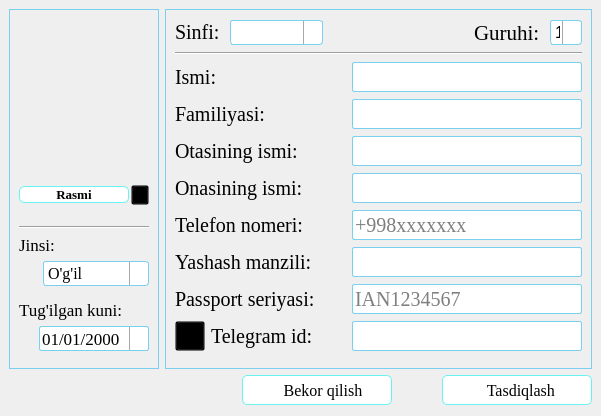
<?xml version="1.0" encoding="UTF-8"?>
<ui version="4.0">
 <class>MainWindow</class>
 <widget class="QMainWindow" name="MainWindow">
  <property name="geometry">
   <rect>
    <x>0</x>
    <y>0</y>
    <width>601</width>
    <height>416</height>
   </rect>
  </property>
  <property name="minimumSize">
   <size>
    <width>601</width>
    <height>416</height>
   </size>
  </property>
  <property name="maximumSize">
   <size>
    <width>601</width>
    <height>416</height>
   </size>
  </property>
  <property name="windowTitle">
   <string>Yangi o'quvchi</string>
  </property>
  <property name="windowIcon">
   <iconset>
    <normalon>:/Icons/Icons/add_pupil.png</normalon>
   </iconset>
  </property>
  <property name="styleSheet">
   <string notr="true">QGroupBox{
 border: 1px solid #7cd0ef;
}</string>
  </property>
  <property name="iconSize">
   <size>
    <width>32</width>
    <height>32</height>
   </size>
  </property>
  <widget class="QWidget" name="centralwidget">
   <layout class="QGridLayout" name="gridLayout_2">
    <item row="0" column="0">
     <widget class="QGroupBox" name="groupBox_2">
      <property name="minimumSize">
       <size>
        <width>150</width>
        <height>360</height>
       </size>
      </property>
      <property name="maximumSize">
       <size>
        <width>150</width>
        <height>360</height>
       </size>
      </property>
      <property name="title">
       <string/>
      </property>
      <layout class="QVBoxLayout" name="verticalLayout">
       <item>
        <widget class="QLabel" name="label_9">
         <property name="minimumSize">
          <size>
           <width>120</width>
           <height>160</height>
          </size>
         </property>
         <property name="maximumSize">
          <size>
           <width>126</width>
           <height>168</height>
          </size>
         </property>
         <property name="cursor">
          <cursorShape>ArrowCursor</cursorShape>
         </property>
         <property name="styleSheet">
          <string notr="true"/>
         </property>
         <property name="text">
          <string/>
         </property>
         <property name="textFormat">
          <enum>Qt::AutoText</enum>
         </property>
         <property name="pixmap">
          <pixmap resource="../Res.qrc">:/Icons/Icons/profile_photo.png</pixmap>
         </property>
         <property name="scaledContents">
          <bool>true</bool>
         </property>
        </widget>
       </item>
       <item>
        <layout class="QHBoxLayout" name="horizontalLayout_13">
         <property name="spacing">
          <number>10</number>
         </property>
         <item>
          <widget class="QPushButton" name="pushButton_3">
           <property name="minimumSize">
            <size>
             <width>110</width>
             <height>0</height>
            </size>
           </property>
           <property name="font">
            <font>
             <family>Georgia</family>
             <pointsize>10</pointsize>
             <weight>75</weight>
             <bold>true</bold>
            </font>
           </property>
           <property name="cursor">
            <cursorShape>PointingHandCursor</cursorShape>
           </property>
           <property name="styleSheet">
            <string notr="true">QPushButton{background: white;
border: 1px solid #6AF2F0;
border-radius: 5px;
}
QPushButton:hover{
color: #0000ff;
border: 1px solid #0000ff;
}
</string>
           </property>
           <property name="text">
            <string>Rasmi</string>
           </property>
          </widget>
         </item>
         <item>
          <widget class="QPushButton" name="pushButton_5">
           <property name="maximumSize">
            <size>
             <width>18</width>
             <height>20</height>
            </size>
           </property>
           <property name="font">
            <font>
             <family>Georgia</family>
             <pointsize>8</pointsize>
             <weight>75</weight>
             <bold>true</bold>
            </font>
           </property>
           <property name="cursor">
            <cursorShape>PointingHandCursor</cursorShape>
           </property>
           <property name="styleSheet">
            <string notr="true">QPushButton{
background: transparent;
}
QPushButton::hover{
border-radius: 5px;
background: rgba(58, 247, 240, 0.2);
}
QPushButton::pressed{
background: rgba(58, 247, 240, 0.3);
}</string>
           </property>
           <property name="text">
            <string/>
           </property>
           <property name="icon">
            <iconset>
             <normalon>:/Icons/Icons/save.png</normalon>
            </iconset>
           </property>
           <property name="iconSize">
            <size>
             <width>14</width>
             <height>14</height>
            </size>
           </property>
          </widget>
         </item>
        </layout>
       </item>
       <item>
        <spacer name="verticalSpacer_4">
         <property name="orientation">
          <enum>Qt::Vertical</enum>
         </property>
         <property name="sizeHint" stdset="0">
          <size>
           <width>20</width>
           <height>40</height>
          </size>
         </property>
        </spacer>
       </item>
       <item>
        <spacer name="verticalSpacer">
         <property name="orientation">
          <enum>Qt::Vertical</enum>
         </property>
         <property name="sizeHint" stdset="0">
          <size>
           <width>20</width>
           <height>40</height>
          </size>
         </property>
        </spacer>
       </item>
       <item>
        <widget class="Line" name="line">
         <property name="sizePolicy">
          <sizepolicy hsizetype="Expanding" vsizetype="Fixed">
           <horstretch>0</horstretch>
           <verstretch>0</verstretch>
          </sizepolicy>
         </property>
         <property name="minimumSize">
          <size>
           <width>0</width>
           <height>0</height>
          </size>
         </property>
         <property name="orientation">
          <enum>Qt::Horizontal</enum>
         </property>
        </widget>
       </item>
       <item>
        <layout class="QVBoxLayout" name="verticalLayout_3">
         <item>
          <widget class="QLabel" name="label_10">
           <property name="font">
            <font>
             <family>Georgia</family>
             <pointsize>13</pointsize>
            </font>
           </property>
           <property name="text">
            <string>Jinsi:</string>
           </property>
          </widget>
         </item>
         <item>
          <layout class="QHBoxLayout" name="horizontalLayout_9">
           <item>
            <spacer name="horizontalSpacer_9">
             <property name="orientation">
              <enum>Qt::Horizontal</enum>
             </property>
             <property name="sizeHint" stdset="0">
              <size>
               <width>40</width>
               <height>20</height>
              </size>
             </property>
            </spacer>
           </item>
           <item>
            <widget class="QComboBox" name="comboBox_3">
             <property name="minimumSize">
              <size>
               <width>106</width>
               <height>25</height>
              </size>
             </property>
             <property name="font">
              <font>
               <family>Georgia</family>
               <pointsize>12</pointsize>
              </font>
             </property>
             <property name="cursor">
              <cursorShape>PointingHandCursor</cursorShape>
             </property>
             <property name="styleSheet">
              <string notr="true">QComboBox {
    border: 1px solid #7cd0ef;
    border-radius: 3px;
	min-width: 8em;
}
QComboBox:hover{
border-color: #5487ee;
}


QComboBox::drop-down {
    subcontrol-origin: padding;
	subcontrol-position: top right;
	width: 18px;
 
	border-left-width: 1px;
	border-left-color: darkgray;
	border-left-style: solid;
	border-top-right-radius: 3px;
	border-bottom-right-radius: 3px;
}



QComboBox::down-arrow {
  image:  url(:/Icons/Icons/drop-down-arrow.png);
width: 20px;
}
QComboBox::drop-down:hover {
	/* Does this work with QDateEdit??? */
	background-color: qlineargradient(x1: 0, y1: 0, x2: 0, y2: 1, stop: 0 #d8d7d7, stop: 1 #e9e9e9);
}

QComboBox::down-arrow:on { /* shift the arrow when popup is open */
    top: 1px;
    left: 1px;
}</string>
             </property>
             <property name="iconSize">
              <size>
               <width>20</width>
               <height>18</height>
              </size>
             </property>
             <item>
              <property name="text">
               <string>O'g'il</string>
              </property>
              <property name="icon">
               <iconset>
                <normalon>:/Icons/Icons/male.png</normalon>
               </iconset>
              </property>
             </item>
             <item>
              <property name="text">
               <string>Qiz</string>
              </property>
              <property name="icon">
               <iconset>
                <normalon>:/Icons/Icons/female.png</normalon>
               </iconset>
              </property>
             </item>
            </widget>
           </item>
          </layout>
         </item>
        </layout>
       </item>
       <item>
        <spacer name="verticalSpacer_2">
         <property name="orientation">
          <enum>Qt::Vertical</enum>
         </property>
         <property name="sizeHint" stdset="0">
          <size>
           <width>20</width>
           <height>40</height>
          </size>
         </property>
        </spacer>
       </item>
       <item>
        <layout class="QVBoxLayout" name="verticalLayout_2">
         <item>
          <widget class="QLabel" name="label_11">
           <property name="font">
            <font>
             <family>Georgia</family>
             <pointsize>13</pointsize>
            </font>
           </property>
           <property name="text">
            <string>Tug'ilgan kuni:</string>
           </property>
          </widget>
         </item>
         <item>
          <layout class="QHBoxLayout" name="horizontalLayout_8">
           <item>
            <spacer name="horizontalSpacer_8">
             <property name="orientation">
              <enum>Qt::Horizontal</enum>
             </property>
             <property name="sizeHint" stdset="0">
              <size>
               <width>40</width>
               <height>20</height>
              </size>
             </property>
            </spacer>
           </item>
           <item>
            <widget class="QDateEdit" name="dateEdit">
             <property name="minimumSize">
              <size>
               <width>110</width>
               <height>25</height>
              </size>
             </property>
             <property name="font">
              <font>
               <family>Times New Roman</family>
               <pointsize>13</pointsize>
              </font>
             </property>
             <property name="cursor">
              <cursorShape>PointingHandCursor</cursorShape>
             </property>
             <property name="styleSheet">
              <string notr="true">QDateEdit{border-radius: 2px;
border: 1px solid #7cd0ef;
}
QDateEdit:hover{
border-color: #5487ee;
}

 
QDateEdit::drop-down {
	subcontrol-origin: padding;
	subcontrol-position: top right;
	width: 18px;
 
	border-left-width: 1px;
	border-left-color: darkgray;
	border-left-style: solid;
	border-top-right-radius: 3px;
	border-bottom-right-radius: 3px;
}
 
QDateEdit::down-arrow {
	image: url(:/Icons/Icons/drop-down-arrow.png);
	width: 20px;
}
 
QDateEdit::drop-down:hover {
	/* Does this work with QDateEdit??? */
	background-color: qlineargradient(x1: 0, y1: 0, x2: 0, y2: 1, stop: 0 #d8d7d7, stop: 1 #e9e9e9);
}
</string>
             </property>
             <property name="locale">
              <locale language="Uzbek" country="Uzbekistan"/>
             </property>
             <property name="buttonSymbols">
              <enum>QAbstractSpinBox::NoButtons</enum>
             </property>
             <property name="minimumDate">
              <date>
               <year>1900</year>
               <month>12</month>
               <day>9</day>
              </date>
             </property>
             <property name="displayFormat">
              <string>dd/MM/yyyy</string>
             </property>
             <property name="calendarPopup">
              <bool>true</bool>
             </property>
             <property name="timeSpec">
              <enum>Qt::OffsetFromUTC</enum>
             </property>
            </widget>
           </item>
          </layout>
         </item>
        </layout>
       </item>
       <item>
        <spacer name="verticalSpacer_3">
         <property name="orientation">
          <enum>Qt::Vertical</enum>
         </property>
         <property name="sizeHint" stdset="0">
          <size>
           <width>20</width>
           <height>40</height>
          </size>
         </property>
        </spacer>
       </item>
      </layout>
     </widget>
    </item>
    <item row="0" column="1" colspan="2">
     <widget class="QGroupBox" name="groupBox">
      <property name="styleSheet">
       <string notr="true"/>
      </property>
      <property name="title">
       <string/>
      </property>
      <layout class="QGridLayout" name="gridLayout">
       <item row="3" column="0">
        <layout class="QHBoxLayout" name="horizontalLayout_3">
         <item>
          <widget class="QLabel" name="label_2">
           <property name="font">
            <font>
             <family>Georgia</family>
             <pointsize>15</pointsize>
            </font>
           </property>
           <property name="text">
            <string>Familiyasi:</string>
           </property>
          </widget>
         </item>
         <item>
          <spacer name="horizontalSpacer_2">
           <property name="orientation">
            <enum>Qt::Horizontal</enum>
           </property>
           <property name="sizeHint" stdset="0">
            <size>
             <width>40</width>
             <height>20</height>
            </size>
           </property>
          </spacer>
         </item>
         <item>
          <widget class="QLineEdit" name="lineEdit_2">
           <property name="minimumSize">
            <size>
             <width>230</width>
             <height>30</height>
            </size>
           </property>
           <property name="font">
            <font>
             <family>Times New Roman</family>
             <pointsize>15</pointsize>
            </font>
           </property>
           <property name="styleSheet">
            <string notr="true">QLineEdit{border-radius: 2px;
border: 1px solid #7cd0ef;
}
QLineEdit:hover{
border-color: #5487ee;
}
QLineEdit:focus{
border: 2px solid #54c5ee;
}</string>
           </property>
          </widget>
         </item>
        </layout>
       </item>
       <item row="8" column="0">
        <layout class="QHBoxLayout" name="horizontalLayout_7">
         <item>
          <widget class="QLabel" name="label_8">
           <property name="font">
            <font>
             <family>Georgia</family>
             <pointsize>15</pointsize>
            </font>
           </property>
           <property name="text">
            <string>Passport seriyasi:</string>
           </property>
          </widget>
         </item>
         <item>
          <spacer name="horizontalSpacer_6">
           <property name="orientation">
            <enum>Qt::Horizontal</enum>
           </property>
           <property name="sizeHint" stdset="0">
            <size>
             <width>40</width>
             <height>20</height>
            </size>
           </property>
          </spacer>
         </item>
         <item>
          <widget class="QLineEdit" name="lineEdit_7">
           <property name="minimumSize">
            <size>
             <width>230</width>
             <height>30</height>
            </size>
           </property>
           <property name="font">
            <font>
             <family>Times New Roman</family>
             <pointsize>15</pointsize>
            </font>
           </property>
           <property name="styleSheet">
            <string notr="true">QLineEdit{border-radius: 2px;
border: 1px solid #7cd0ef;
}
QLineEdit:hover{
border-color: #5487ee;
}
QLineEdit:focus{
border: 2px solid #54c5ee;
}</string>
           </property>
           <property name="placeholderText">
            <string>IAN1234567</string>
           </property>
          </widget>
         </item>
        </layout>
       </item>
       <item row="9" column="0">
        <layout class="QHBoxLayout" name="horizontalLayout_11">
         <item>
          <widget class="QPushButton" name="pushButton_4">
           <property name="maximumSize">
            <size>
             <width>30</width>
             <height>30</height>
            </size>
           </property>
           <property name="styleSheet">
            <string notr="true">QPushButton{
background: transparent;
}</string>
           </property>
           <property name="text">
            <string/>
           </property>
           <property name="icon">
            <iconset>
             <normalon>:/Icons/Icons/telegram.png</normalon>
            </iconset>
           </property>
           <property name="iconSize">
            <size>
             <width>26</width>
             <height>26</height>
            </size>
           </property>
          </widget>
         </item>
         <item>
          <widget class="QLabel" name="label_13">
           <property name="font">
            <font>
             <family>Georgia</family>
             <pointsize>15</pointsize>
            </font>
           </property>
           <property name="text">
            <string>Telegram id:</string>
           </property>
          </widget>
         </item>
         <item>
          <spacer name="horizontalSpacer_11">
           <property name="orientation">
            <enum>Qt::Horizontal</enum>
           </property>
           <property name="sizeHint" stdset="0">
            <size>
             <width>40</width>
             <height>20</height>
            </size>
           </property>
          </spacer>
         </item>
         <item>
          <widget class="QLineEdit" name="lineEdit_8">
           <property name="minimumSize">
            <size>
             <width>230</width>
             <height>30</height>
            </size>
           </property>
           <property name="font">
            <font>
             <family>Times New Roman</family>
             <pointsize>15</pointsize>
            </font>
           </property>
           <property name="styleSheet">
            <string notr="true">QLineEdit{border-radius: 2px;
border: 1px solid #7cd0ef;
}
QLineEdit:hover{
border-color: #5487ee;
}
QLineEdit:focus{
border: 2px solid #54c5ee;
}</string>
           </property>
           <property name="inputMethodHints">
            <set>Qt::ImhDigitsOnly</set>
           </property>
           <property name="maxLength">
            <number>255</number>
           </property>
           <property name="echoMode">
            <enum>QLineEdit::Normal</enum>
           </property>
           <property name="cursorPosition">
            <number>0</number>
           </property>
           <property name="dragEnabled">
            <bool>false</bool>
           </property>
           <property name="placeholderText">
            <string/>
           </property>
          </widget>
         </item>
        </layout>
       </item>
       <item row="2" column="0">
        <layout class="QHBoxLayout" name="horizontalLayout_2">
         <item>
          <widget class="QLabel" name="label">
           <property name="font">
            <font>
             <family>Georgia</family>
             <pointsize>15</pointsize>
            </font>
           </property>
           <property name="text">
            <string>Ismi:</string>
           </property>
          </widget>
         </item>
         <item>
          <spacer name="horizontalSpacer">
           <property name="orientation">
            <enum>Qt::Horizontal</enum>
           </property>
           <property name="sizeHint" stdset="0">
            <size>
             <width>113</width>
             <height>20</height>
            </size>
           </property>
          </spacer>
         </item>
         <item>
          <widget class="QLineEdit" name="lineEdit">
           <property name="minimumSize">
            <size>
             <width>230</width>
             <height>30</height>
            </size>
           </property>
           <property name="font">
            <font>
             <family>Times New Roman</family>
             <pointsize>15</pointsize>
            </font>
           </property>
           <property name="styleSheet">
            <string notr="true">QLineEdit{border-radius: 2px;
border: 1px solid #7cd0ef;
}
QLineEdit:hover{
border-color: #5487ee;
}
QLineEdit:focus{
border: 2px solid #54c5ee;
}</string>
           </property>
          </widget>
         </item>
        </layout>
       </item>
       <item row="5" column="0">
        <layout class="QHBoxLayout" name="horizontalLayout_5">
         <item>
          <widget class="QLabel" name="label_6">
           <property name="font">
            <font>
             <family>Georgia</family>
             <pointsize>15</pointsize>
            </font>
           </property>
           <property name="text">
            <string>Onasining ismi:</string>
           </property>
          </widget>
         </item>
         <item>
          <spacer name="horizontalSpacer_4">
           <property name="orientation">
            <enum>Qt::Horizontal</enum>
           </property>
           <property name="sizeHint" stdset="0">
            <size>
             <width>40</width>
             <height>20</height>
            </size>
           </property>
          </spacer>
         </item>
         <item>
          <widget class="QLineEdit" name="lineEdit_4">
           <property name="minimumSize">
            <size>
             <width>230</width>
             <height>30</height>
            </size>
           </property>
           <property name="font">
            <font>
             <family>Times New Roman</family>
             <pointsize>15</pointsize>
            </font>
           </property>
           <property name="styleSheet">
            <string notr="true">QLineEdit{border-radius: 2px;
border: 1px solid #7cd0ef;
}
QLineEdit:hover{
border-color: #5487ee;
}
QLineEdit:focus{
border: 2px solid #54c5ee;
}</string>
           </property>
          </widget>
         </item>
        </layout>
       </item>
       <item row="1" column="0">
        <widget class="Line" name="line_2">
         <property name="orientation">
          <enum>Qt::Horizontal</enum>
         </property>
        </widget>
       </item>
       <item row="4" column="0">
        <layout class="QHBoxLayout" name="horizontalLayout_4">
         <item>
          <widget class="QLabel" name="label_5">
           <property name="font">
            <font>
             <family>Georgia</family>
             <pointsize>15</pointsize>
            </font>
           </property>
           <property name="text">
            <string>Otasining ismi:</string>
           </property>
          </widget>
         </item>
         <item>
          <spacer name="horizontalSpacer_3">
           <property name="orientation">
            <enum>Qt::Horizontal</enum>
           </property>
           <property name="sizeHint" stdset="0">
            <size>
             <width>40</width>
             <height>20</height>
            </size>
           </property>
          </spacer>
         </item>
         <item>
          <widget class="QLineEdit" name="lineEdit_3">
           <property name="minimumSize">
            <size>
             <width>230</width>
             <height>30</height>
            </size>
           </property>
           <property name="font">
            <font>
             <family>Times New Roman</family>
             <pointsize>15</pointsize>
            </font>
           </property>
           <property name="styleSheet">
            <string notr="true">QLineEdit{border-radius: 2px;
border: 1px solid #7cd0ef;
}
QLineEdit:hover{
border-color: #5487ee;
}
QLineEdit:focus{
border: 2px solid #54c5ee;
}</string>
           </property>
          </widget>
         </item>
        </layout>
       </item>
       <item row="0" column="0">
        <layout class="QHBoxLayout" name="horizontalLayout">
         <property name="spacing">
          <number>10</number>
         </property>
         <item>
          <widget class="QLabel" name="label_3">
           <property name="font">
            <font>
             <family>Georgia</family>
             <pointsize>15</pointsize>
            </font>
           </property>
           <property name="text">
            <string>Sinfi:</string>
           </property>
           <property name="buddy">
            <cstring>label_3</cstring>
           </property>
          </widget>
         </item>
         <item>
          <widget class="QComboBox" name="comboBox">
           <property name="minimumSize">
            <size>
             <width>93</width>
             <height>25</height>
            </size>
           </property>
           <property name="font">
            <font>
             <family>Times New Roman</family>
             <pointsize>12</pointsize>
            </font>
           </property>
           <property name="cursor">
            <cursorShape>PointingHandCursor</cursorShape>
           </property>
           <property name="styleSheet">
            <string notr="true">QComboBox {
    border: 1px solid #7cd0ef;
    border-radius: 3px;
	min-width: 7em;
}
QComboBox:hover{
border-color: #5487ee;
}


QComboBox::drop-down {
    subcontrol-origin: padding;
	subcontrol-position: top right;
	width: 18px;
 
	border-left-width: 1px;
	border-left-color: darkgray;
	border-left-style: solid;
	border-top-right-radius: 3px;
	border-bottom-right-radius: 3px;
}



QComboBox::down-arrow {
  image:  url(:/Icons/Icons/drop-down-arrow.png);
width: 20px;
}
QComboBox::drop-down:hover {
	/* Does this work with QDateEdit??? */
	background-color: qlineargradient(x1: 0, y1: 0, x2: 0, y2: 1, stop: 0 #d8d7d7, stop: 1 #e9e9e9);
}

QComboBox::down-arrow:on { /* shift the arrow when popup is open */
    top: 1px;
    left: 1px;
}</string>
           </property>
          </widget>
         </item>
         <item>
          <spacer name="horizontalSpacer_7">
           <property name="orientation">
            <enum>Qt::Horizontal</enum>
           </property>
           <property name="sizeHint" stdset="0">
            <size>
             <width>40</width>
             <height>20</height>
            </size>
           </property>
          </spacer>
         </item>
         <item>
          <widget class="QLabel" name="label_4">
           <property name="font">
            <font>
             <family>Georgia</family>
             <pointsize>16</pointsize>
            </font>
           </property>
           <property name="text">
            <string>Guruhi:</string>
           </property>
          </widget>
         </item>
         <item>
          <widget class="QComboBox" name="comboBox_2">
           <property name="minimumSize">
            <size>
             <width>28</width>
             <height>25</height>
            </size>
           </property>
           <property name="font">
            <font>
             <family>Arial</family>
             <pointsize>12</pointsize>
            </font>
           </property>
           <property name="cursor">
            <cursorShape>PointingHandCursor</cursorShape>
           </property>
           <property name="styleSheet">
            <string notr="true">QComboBox {
    border: 1px solid #7cd0ef;
    border-radius: 3px;
	min-width: 2em;
}
QComboBox:hover{
border-color: #5487ee;
}


QComboBox::drop-down {
    subcontrol-origin: padding;
	subcontrol-position: top right;
	width: 18px;
 
	border-left-width: 1px;
	border-left-color: darkgray;
	border-left-style: solid;
	border-top-right-radius: 3px;
	border-bottom-right-radius: 3px;
}



QComboBox::down-arrow {
  image:  url(:/Icons/Icons/drop-down-arrow.png);
width: 20px;
}
QComboBox::drop-down:hover {
	/* Does this work with QDateEdit??? */
	background-color: qlineargradient(x1: 0, y1: 0, x2: 0, y2: 1, stop: 0 #d8d7d7, stop: 1 #e9e9e9);
}

QComboBox::down-arrow:on { /* shift the arrow when popup is open */
    top: 1px;
    left: 1px;
}</string>
           </property>
           <item>
            <property name="text">
             <string>1</string>
            </property>
           </item>
           <item>
            <property name="text">
             <string>2</string>
            </property>
           </item>
          </widget>
         </item>
        </layout>
       </item>
       <item row="6" column="0">
        <layout class="QHBoxLayout" name="horizontalLayout_6">
         <item>
          <widget class="QLabel" name="label_7">
           <property name="font">
            <font>
             <family>Georgia</family>
             <pointsize>15</pointsize>
            </font>
           </property>
           <property name="text">
            <string>Telefon nomeri:</string>
           </property>
          </widget>
         </item>
         <item>
          <spacer name="horizontalSpacer_5">
           <property name="orientation">
            <enum>Qt::Horizontal</enum>
           </property>
           <property name="sizeHint" stdset="0">
            <size>
             <width>40</width>
             <height>20</height>
            </size>
           </property>
          </spacer>
         </item>
         <item>
          <widget class="QLineEdit" name="lineEdit_5">
           <property name="minimumSize">
            <size>
             <width>230</width>
             <height>30</height>
            </size>
           </property>
           <property name="font">
            <font>
             <family>Times New Roman</family>
             <pointsize>15</pointsize>
            </font>
           </property>
           <property name="styleSheet">
            <string notr="true">QLineEdit{border-radius: 2px;
border: 1px solid #7cd0ef;
}
QLineEdit:hover{
border-color: #5487ee;
}
QLineEdit:focus{
border: 2px solid #54c5ee;
}</string>
           </property>
           <property name="placeholderText">
            <string>+998xxxxxxx</string>
           </property>
          </widget>
         </item>
        </layout>
       </item>
       <item row="7" column="0">
        <layout class="QHBoxLayout" name="horizontalLayout_12">
         <item>
          <widget class="QLabel" name="label_14">
           <property name="font">
            <font>
             <family>Georgia</family>
             <pointsize>15</pointsize>
            </font>
           </property>
           <property name="text">
            <string>Yashash manzili:</string>
           </property>
          </widget>
         </item>
         <item>
          <spacer name="horizontalSpacer_12">
           <property name="orientation">
            <enum>Qt::Horizontal</enum>
           </property>
           <property name="sizeHint" stdset="0">
            <size>
             <width>40</width>
             <height>20</height>
            </size>
           </property>
          </spacer>
         </item>
         <item>
          <widget class="QLineEdit" name="lineEdit_6">
           <property name="minimumSize">
            <size>
             <width>230</width>
             <height>30</height>
            </size>
           </property>
           <property name="font">
            <font>
             <family>Times New Roman</family>
             <pointsize>15</pointsize>
            </font>
           </property>
           <property name="styleSheet">
            <string notr="true">QLineEdit{border-radius: 2px;
border: 1px solid #7cd0ef;
}
QLineEdit:hover{
border-color: #5487ee;
}
QLineEdit:focus{
border: 2px solid #54c5ee;
}</string>
           </property>
           <property name="placeholderText">
            <string/>
           </property>
          </widget>
         </item>
        </layout>
       </item>
      </layout>
     </widget>
    </item>
    <item row="1" column="0" colspan="2">
     <spacer name="horizontalSpacer_10">
      <property name="orientation">
       <enum>Qt::Horizontal</enum>
      </property>
      <property name="sizeHint" stdset="0">
       <size>
        <width>261</width>
        <height>20</height>
       </size>
      </property>
     </spacer>
    </item>
    <item row="1" column="2">
     <layout class="QHBoxLayout" name="horizontalLayout_10">
      <property name="spacing">
       <number>50</number>
      </property>
      <item>
       <widget class="QPushButton" name="pushButton_2">
        <property name="minimumSize">
         <size>
          <width>150</width>
          <height>30</height>
         </size>
        </property>
        <property name="maximumSize">
         <size>
          <width>150</width>
          <height>16777215</height>
         </size>
        </property>
        <property name="font">
         <font>
          <family>Georgia</family>
          <pointsize>12</pointsize>
         </font>
        </property>
        <property name="cursor">
         <cursorShape>PointingHandCursor</cursorShape>
        </property>
        <property name="styleSheet">
         <string notr="true">QPushButton {
background-color: white;
border-radius: 5px;
border: 1px solid #6AF2F0;
}
QPushButton:hover {
color: white;
background-color: #6AF2F0;
}
QPushButton:pressed {
color: white;
background-color: rgb(47, 231, 247);
border: 2px solid rgb(47, 231, 247);
}</string>
        </property>
        <property name="text">
         <string>   Bekor qilish</string>
        </property>
        <property name="icon">
         <iconset>
          <normalon>:/Icons/Icons/cancel.png</normalon>
         </iconset>
        </property>
        <property name="iconSize">
         <size>
          <width>16</width>
          <height>16</height>
         </size>
        </property>
       </widget>
      </item>
      <item>
       <widget class="QPushButton" name="pushButton">
        <property name="minimumSize">
         <size>
          <width>150</width>
          <height>30</height>
         </size>
        </property>
        <property name="maximumSize">
         <size>
          <width>150</width>
          <height>16777215</height>
         </size>
        </property>
        <property name="font">
         <font>
          <family>Georgia</family>
          <pointsize>12</pointsize>
         </font>
        </property>
        <property name="cursor">
         <cursorShape>PointingHandCursor</cursorShape>
        </property>
        <property name="styleSheet">
         <string notr="true">QPushButton {
background-color: white;
border-radius: 5px;
border: 1px solid #6AF2F0;
}
QPushButton:hover {
color: white;
background-color: #6AF2F0;
}
QPushButton:pressed {
color: white;
background-color: rgb(47, 231, 247);
border: 2px solid rgb(47, 231, 247);
}</string>
        </property>
        <property name="text">
         <string>  Tasdiqlash</string>
        </property>
        <property name="icon">
         <iconset>
          <normalon>:/Icons/Icons/ok.png</normalon>
         </iconset>
        </property>
        <property name="iconSize">
         <size>
          <width>22</width>
          <height>22</height>
         </size>
        </property>
       </widget>
      </item>
     </layout>
    </item>
   </layout>
  </widget>
 </widget>
 <tabstops>
  <tabstop>lineEdit</tabstop>
  <tabstop>lineEdit_2</tabstop>
  <tabstop>lineEdit_3</tabstop>
  <tabstop>lineEdit_4</tabstop>
  <tabstop>lineEdit_5</tabstop>
  <tabstop>lineEdit_6</tabstop>
  <tabstop>lineEdit_7</tabstop>
  <tabstop>dateEdit</tabstop>
  <tabstop>pushButton_2</tabstop>
  <tabstop>pushButton</tabstop>
  <tabstop>pushButton_3</tabstop>
  <tabstop>comboBox_2</tabstop>
  <tabstop>comboBox</tabstop>
  <tabstop>comboBox_3</tabstop>
 </tabstops>
 <resources>
  <include location="../Res.qrc"/>
 </resources>
 <connections/>
</ui>
